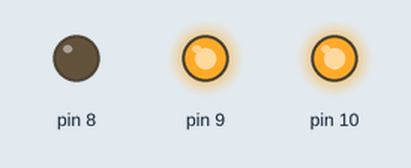
A sketch run on a simulated Arduino Uno, built with avr-gcc and run on an emulated ATmega328P. Shown: output pins drawn as LEDs (lit = HIGH).

Above: at 0.5 s.
At 2.5 s:
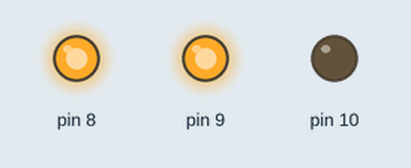
At 4.5 s:
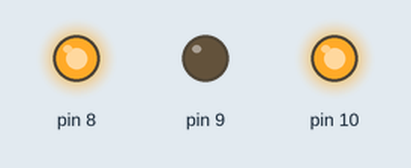
At 5.5 s:
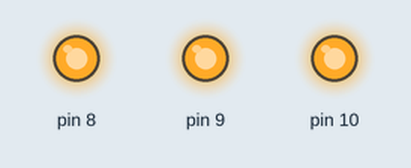
Timing chart, 0 to 7.8 s (numbered marks = the images above):
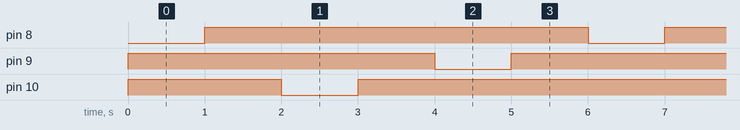

Measured:
- by itself, pin 8: alternates HIGH for 5.0 s and LOW for 1.0 s
- by itself, pin 9, pin 10: repeats every 6.0 s: LOW 1.0 s, HIGH 5.0 s
- by itself, everything shown: repeats every 6.0 s, in 6 steps

The sketch:

18_11_03_RGB_LED2.ino
```cpp
void setup() {
  // put your setup code here, to run once:
  pinMode(8,OUTPUT);
  pinMode(9,OUTPUT);
  pinMode(10,OUTPUT);
}

void loop() {
  // put your main code here, to run repeatedly:
  digitalWrite(8,LOW);
  digitalWrite(10,HIGH);
  digitalWrite(9,HIGH);
  delay(1000);
  digitalWrite(8,HIGH);
  delay(1000);
  digitalWrite(10,LOW);
  digitalWrite(8,HIGH);
  digitalWrite(9,HIGH);
  delay(1000);
  digitalWrite(10,HIGH);
  delay(1000);
  digitalWrite(9,LOW);
  digitalWrite(10,HIGH);
  digitalWrite(8,HIGH);
  delay(1000);
  digitalWrite(9,HIGH);
  delay(1000);
}
```
